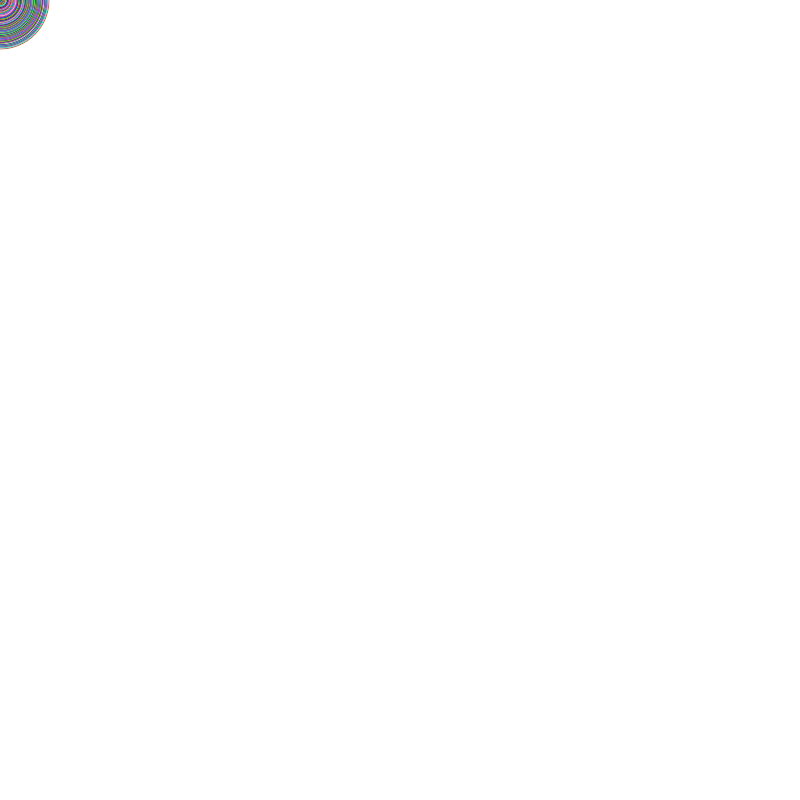
Frame 1 (no input)
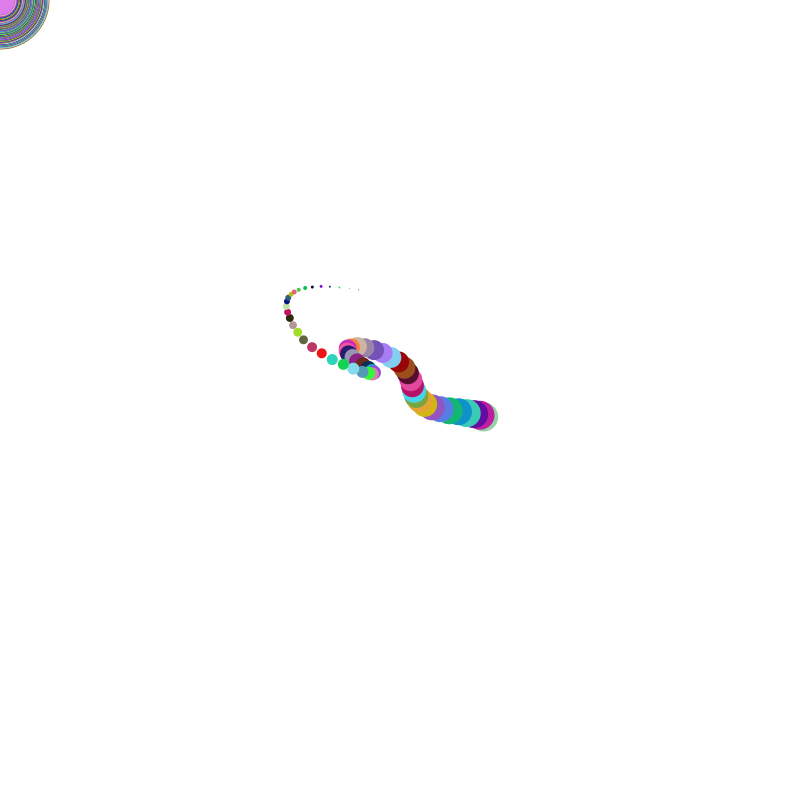
Frame 60 (the mouse pressed at the canvas centre just before this capture)
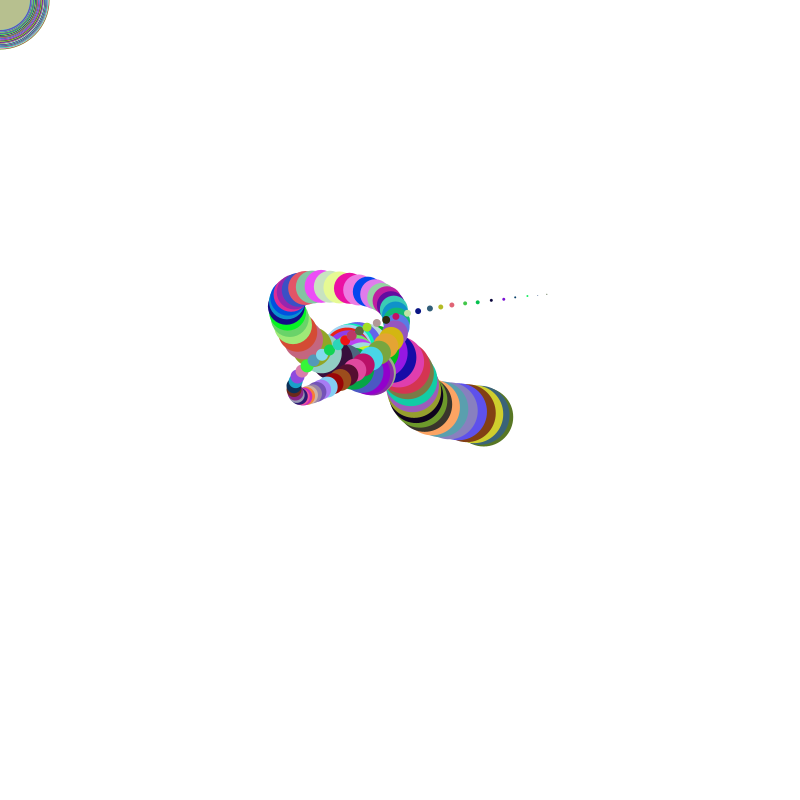
Frame 120 (the mouse held since frame 60 and released just before this capture)

The Processing sketch that drew these frames (run headless with seeded random() and noise(); from frame 60 on, the mouse is pressed at the canvas centre):

// Processing sketch: processing_77606
// ── processing_77606.pde

//kevin hyun khyun
//Copyright 2012

final int MAX = 200;

float [] x1 = new float [MAX];
float [] y1 = new float [MAX];
color[] col = new color [MAX];

float xoff = 0.0;
float yoff = 0.15;

void setup()
{
  size(800,800);
  smooth();
  initColorArray();
//  initXY();
  noStroke();

//  col = new color [MAX];
}

void draw()
{
  initiate();
  //  mouseCap();
  circle();
  noiseMovement();
}


void initiate()
{
  background(255);
}


void initColorArray ()
{
  for (int i= 0; i< col.length; i++)
  {
    col [i] = color(int(random(255)), int(random(255)), int(random(255)));
  }
}


void circle()
{
  for (int i = MAX -1; i > 0; i--)
  {
    ellipse( x1[i], y1[i], i/2, i/2);
    fill(col[i]);
  }
}

void noiseMovement()
{
  xoff = xoff + .015;
  x1[0] = noise(xoff)*width;
  for (int i = MAX-1; i > 0; i--) {
    x1[i] = x1[i-1];
  }

  yoff = yoff + .01
  ;
  y1[0] = noise(yoff)*height;
  for (int i = MAX-1; i > 0; i--) {
    y1[i] = y1[i-1];
  }
}
